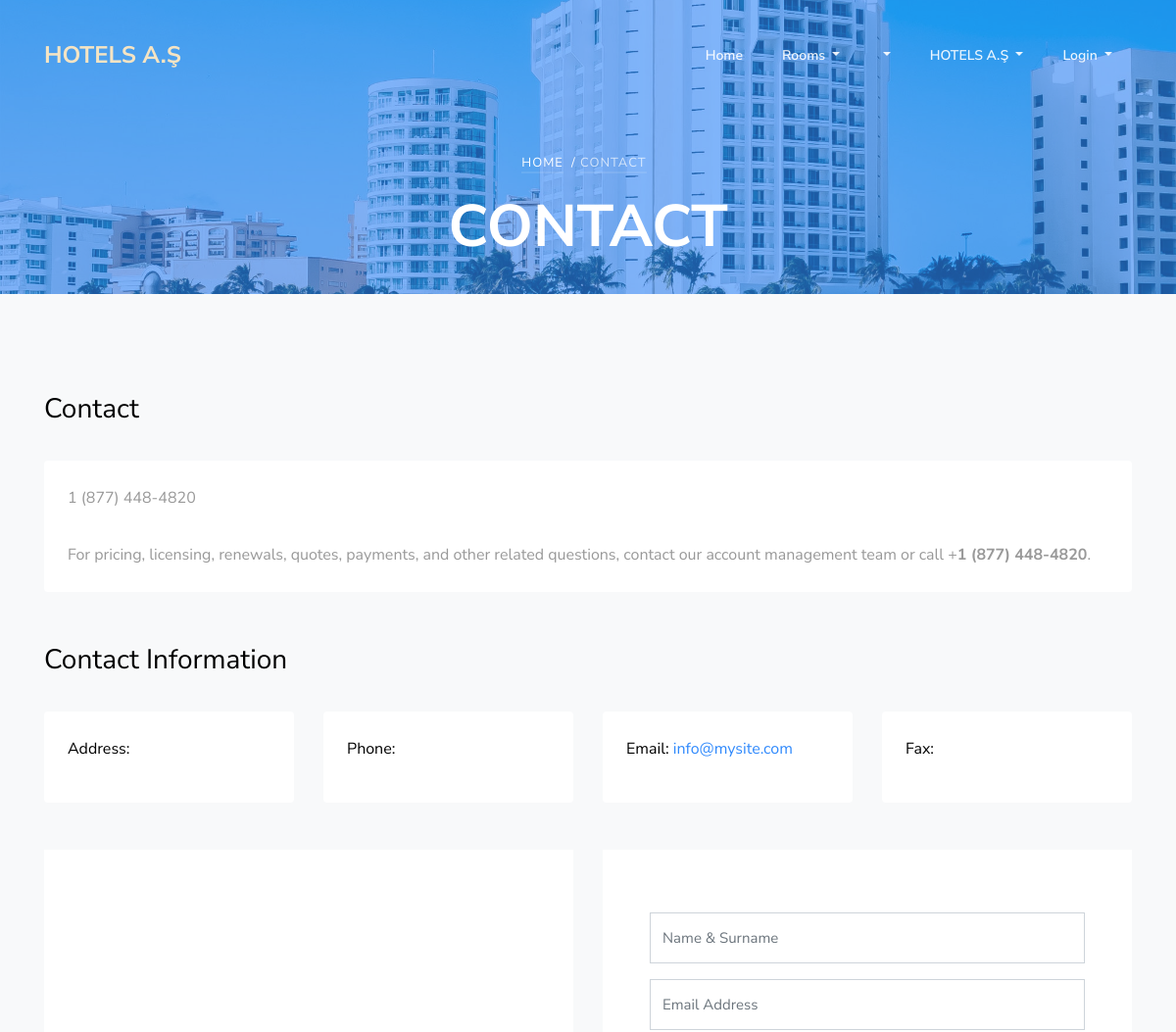
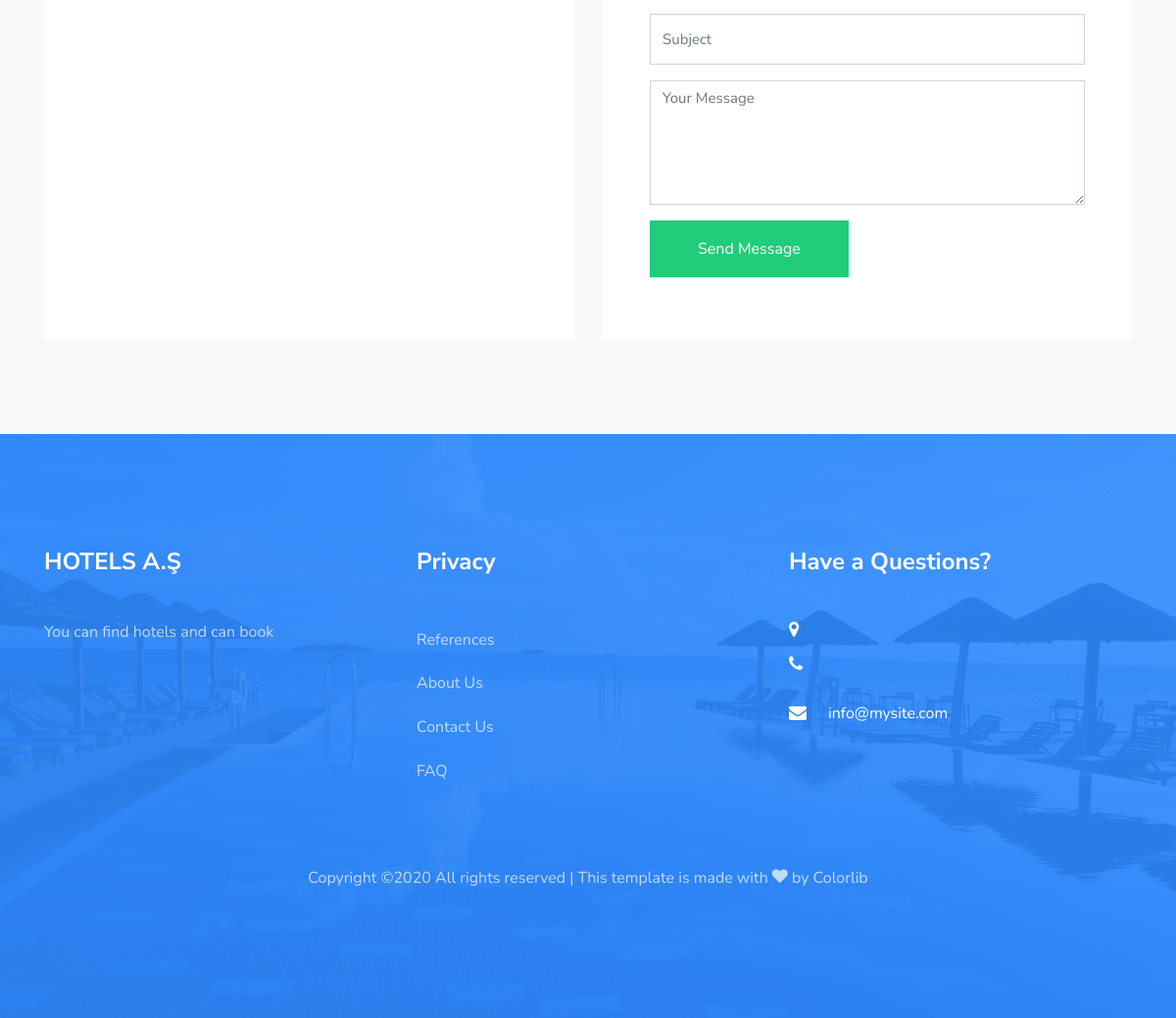
/contact/, run on an earlier commit of the app's database (2 pictures, top to bottom).
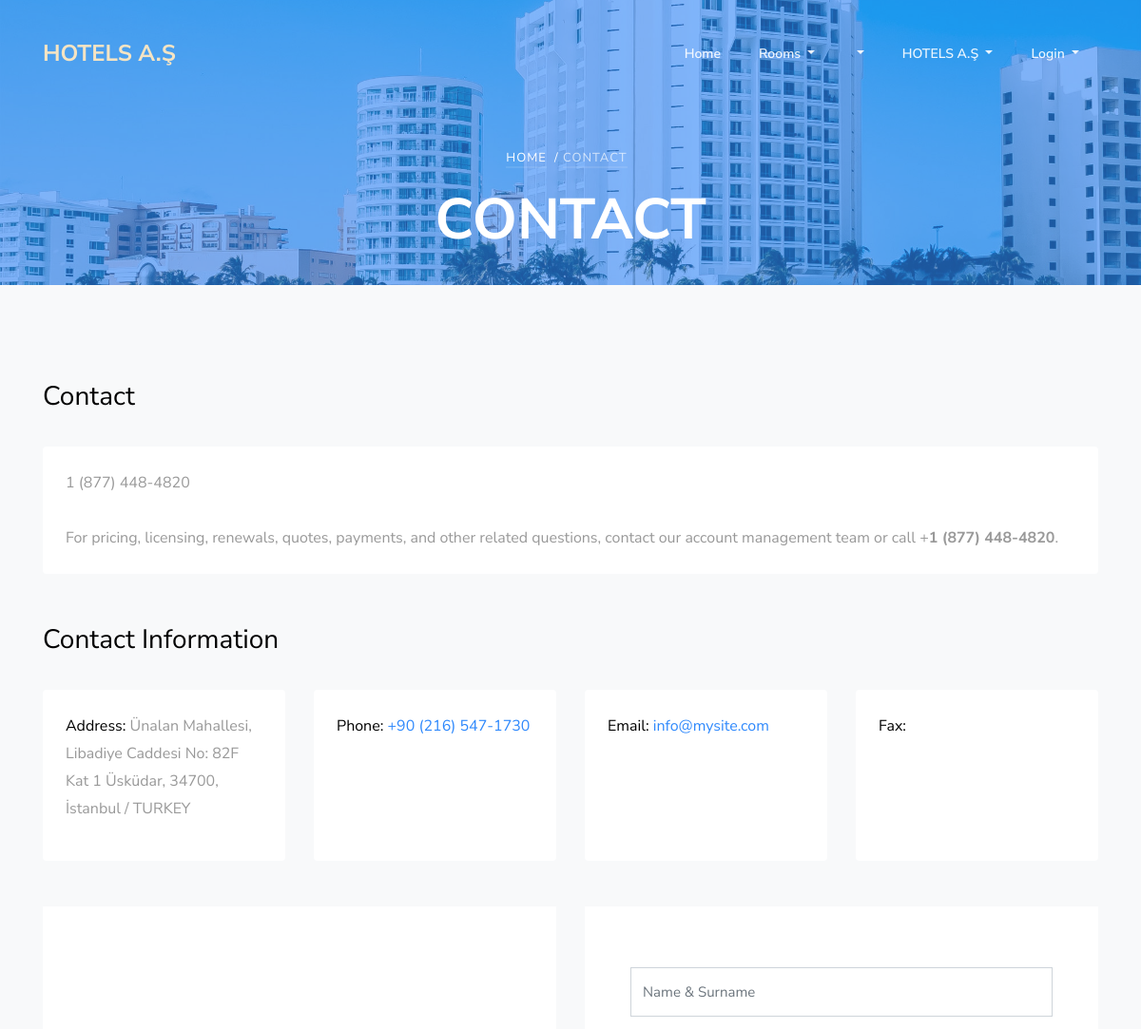
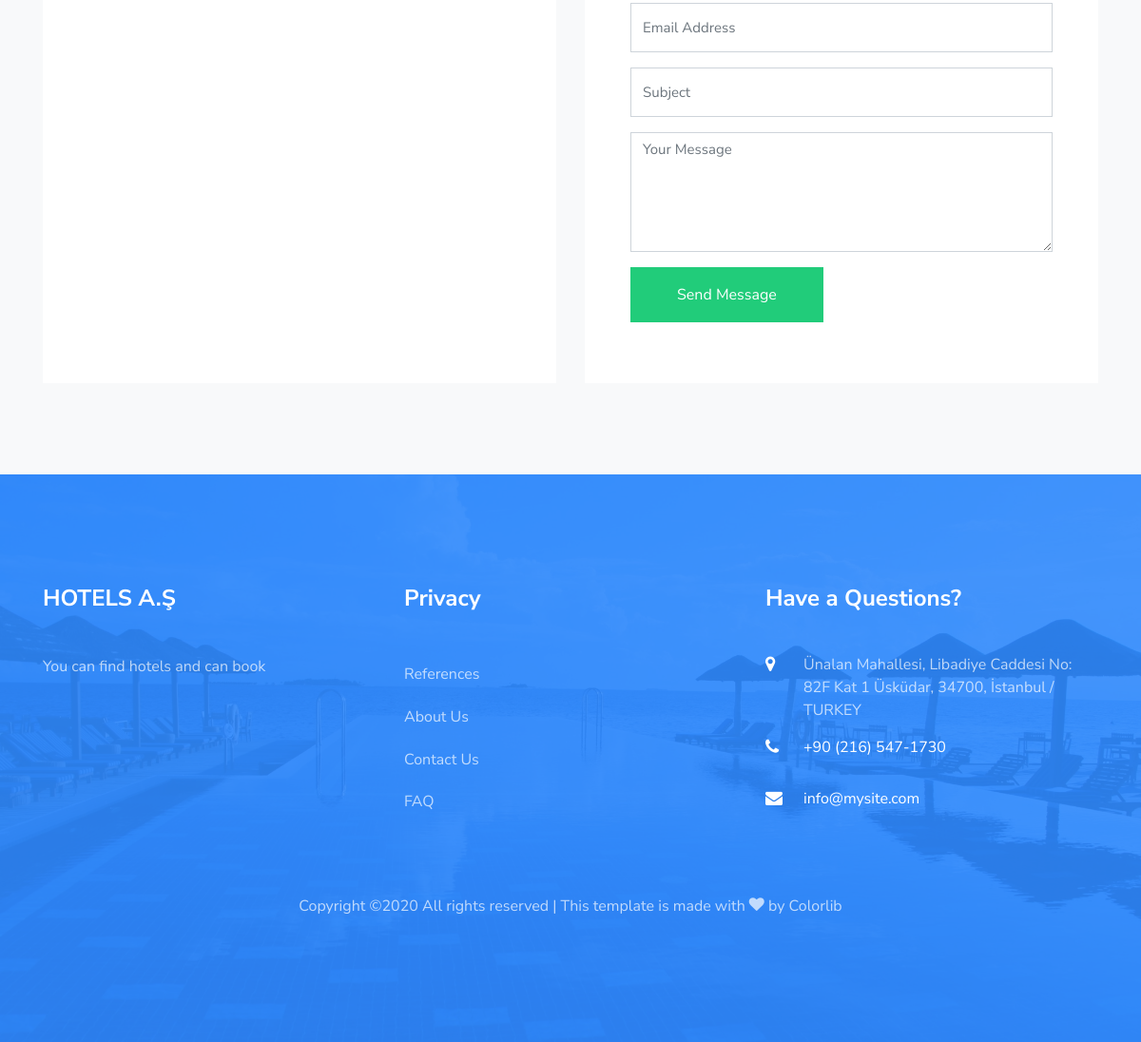
And on a later commit of the database (2 pictures, top to bottom).
### home/models.py (models this page shows, shortened)
class Setting(models.Model):
    title = models.CharField(max_length=200)
    keywords = models.CharField(max_length=255)
    description = models.CharField(max_length=255)
    company = models.CharField(max_length=80)
    address = models.CharField(max_length=255, blank=True)
    phone = models.CharField(max_length=20, blank=True)
    fax = models.CharField(max_length=20, blank=True)
    email = models.EmailField()
    smtpserver = models.CharField(max_length=255, blank=True)
    smtpemail = models.EmailField(blank=True)
    smtppassword = models.CharField(max_length=50, blank=True)
    smtpport = models.IntegerField(blank=True, null=True)
    image = models.ImageField(blank=True, upload_to='images/')
    facebook = models.CharField(max_length=80, blank=True)
    instagram = models.CharField(max_length=80, blank=True)
    twitter = models.CharField(max_length=80, blank=True)
    aboutus = RichTextUploadingField()
    contact = RichTextUploadingField()
    references = RichTextUploadingField()
    status = models.CharField(blank=True, max_length=5, choices=STATUS)
    created_at = models.DateTimeField(auto_now_add=True)
    updated_at = models.DateTimeField(auto_now=True)

### home/views.py (the view, shortened to what this page needs)
# urls.py: path('contact/', views.contact, name="contact"),
def contact(request):
    setting = Setting.objects.first()
    page = 'Contact'
    category = Category.objects.filter(status=True)
    menu = Menu.objects.filter(status=True)
    form = ContactForm()
    context = {
        'setting': setting,
        'form': form,
        'page': page,
        'category': category,
        'menu': menu,
    }
    return render(request, 'contact.html', context)

### home/models.py
class ContactForm(ModelForm):
    class Meta:
        model = ContactFormMessage
        fields = ('name', 'email', 'subject', 'message')
        widgets = {
            'name': TextInput(attrs={'class': 'form-control', 'placeholder': 'Name & Surname'}),
            'subject': TextInput(attrs={'class': 'form-control', 'placeholder': 'Subject'}),
            'email': EmailInput(attrs={'class': 'form-control', 'placeholder': 'Email Address'}),
            'message': Textarea(attrs={'class': 'form-control', 'placeholder': 'Your Message', 'rows': '5'}),
        }

### home/templates/contact.html (shortened to what this page needs)
{% extends 'homebase.html' %}
{% load static %}
{% block content %}
    <section class="ftco-section contact-section bg-light">
      <div class="container">
       <div class="row d-flex mb-5 contact-info">
        <div class="col-md-12 mb-4">
          <h2 class="h3">Contact</h2>
        </div>
          <div class="col-md-12 d-flex">
          	<div class="info rounded bg-white p-4">
              {{setting.contact|safe}}
            </div>
          </div>
        </div>
        <div class="row d-flex mb-5 contact-info">
          <div class="col-md-12 mb-4">
            <h2 class="h3">Contact Information</h2>
          </div>
          <div class="col-md-3 d-flex">
          	<div class="info rounded bg-white p-4">
	            <p><span>Address:</span> {{ setting.address }}</p>
	          </div>
          </div>
          <div class="col-md-3 d-flex">
          	<div class="info rounded bg-white p-4">
	            <p><span>Phone:</span> <a href="tel://{{ setting.phone }}"> {{ setting.phone }}</a></p>
	          </div>
          </div>
          <div class="col-md-3 d-flex">
          	<div class="info rounded bg-white p-4">
	            <p><span>Email:</span> <a href="mailto:{{ setting.email }}">{{ setting.email }}</a></p>
	          </div>
          </div>
          <div class="col-md-3 d-flex">
          	<div class="info rounded bg-white p-4">
	            <p><span>Fax:</span> <a href="fax:{{ setting.fax }}">{{ setting.fax }}</a></p>
	          </div>
          </div>
        </div>
        <div class="row block-9">
          <div class="col-md-6 order-md-last d-flex">
            <form action="" method="post" class="bg-white p-5 contact-form">
              <div class="form-group">
                {{form.name}}
              </div>
              <div class="form-group">
                {{form.email}}
              </div>
              <div class="form-group">
                {{form.subject}}
              </div>
              <div class="form-group">
                {{form.message}}
              </div>
              <div class="form-group">
                <input type="submit" value="Send Message" class="btn btn-primary py-3 px-5">
              </div>
            </form>
          </div>
          <div class="col-md-6 d-flex">
          	<div id="map" class="bg-white"></div>
          </div>
        </div>
      </div>
    </section>
{% endblock  %}

### home/templates/header.html (shortened to what this page needs)
{% load static %}
<nav class="navbar navbar-expand-lg navbar-dark ftco_navbar bg-dark ftco-navbar-light" id="ftco-navbar">
  <div class="container">
    <a class="navbar-brand" href="/"><span>{{ setting.company|linebreaksbr }}</span></a>
    <div class="collapse navbar-collapse" id="ftco-nav">
      <ul class="navbar-nav ml-auto">
        <li class="nav-item"><a href="/" class="nav-link">Home</a></li>
        <li class="nav-item dropdown">
            <a class="dropdown-toggle nav-link" href="{% url 'all-category'%}" id="dropdownMenuLink" aria-haspopup="true" aria-expanded="false">
              Rooms
            </a>
        </li>
        {% if menu %}
        {% load mptt_tags %}
        {% recursetree menu %}
            <li {% if not node.is_leaf_node %} class="nav-item dropdown"{% endif %}>
                <a class="{% if not node.is_leaf_node %}dropdown-toggle nav-link{% else %}dropdown-item{% endif %} " href="{% if node.is_leaf_node %}{% url 'menu' node.id %}{% endif %}" {% if not node.is_leaf_node %} data-toggle="dropdown" {% endif %} id="dropdownMenuLink" aria-haspopup="true" aria-expanded="false">
                </a>
            </li>
        {% endrecursetree %}
        {% endif %}
        <li class="nav-item dropdown">
            <a class="dropdown-toggle nav-link" href="#" id="dropdownMenuLink" aria-haspopup="true" aria-expanded="false">
              {{setting.company}}
            </a>
        </li>
      </ul>
      <ul class="navbar-nav mr-right">
      {% if user.id is None %}
        <li class="nav-item dropdown">
            <a class="nav-link dropdown-toggle" href="" id="navbarDropdownMenuLink" data-toggle="dropdown" aria-haspopup="true" aria-expanded="false">
            Login
            </a>
        </li>
      {% endif %}
      </ul>
    </div>
  </div>
</nav>
{% if page != 'index' %}
<div class="hero-wrap" style="background-image: url({% static 'assets/images/bg_3.jpg' %});">
  <div class="overlay"></div>
  <div class="container">
    <div class="row no-gutters slider-text d-flex align-itemd-center justify-content-center">
      <div class="col-md-9 ftco-animate text-center d-flex align-items-end justify-content-center">
      	<div class="text">
          <p class="breadcrumbs mb-2"><span class="mr-2"><a href="{% url 'index' %}">Home</a></span>/ {% if page.lower == 'room' %}<span class="mr-2"><a href="{% url 'hotel' room.hotel_id.id room.hotel_id.slug %}">{{room.hotel_id}} /</a></span><span class="mr-2">{{room.title}}</span>{% else %}<span class="mr-2">{{page}}</span>{% endif %}</p>
          <h1 class="mb-4 bread">{% if page.lower == 'room' %}{{room}} {% else %} {{page.upper}}{% endif %}</h1>
        </div>
      </div>
    </div>
  </div>
</div>
{% endif %}

### home/templates/footer.html (shortened to what this page needs)
{% load static %}
<footer class="ftco-footer ftco-section img" style="background-image: url({% static 'assets/images/bg_4.jpg)' %};">
	<div class="overlay"></div>
  <div class="container">
    <div class="row mb-5">
      <div class="col-md">
        <div class="ftco-footer-widget mb-4">
          <h2 class="ftco-heading-2">{{setting.company}}</h2>
          <p>{{setting.description}}</p>
          <ul class="ftco-footer-social list-unstyled float-md-left float-lft mt-5">
          </ul>
        </div>
      </div>
      <div class="col-md">
         <div class="ftco-footer-widget mb-4">
          <h2 class="ftco-heading-2">Privacy</h2>
          <ul class="list-unstyled">
            <li><a href="/references" class="py-2 d-block">References</a></li>
            <li><a href="/aboutus" class="py-2 d-block">About Us</a></li>
            <li><a href="/contact" class="py-2 d-block">Contact Us</a></li>
            <li><a href="/faq" class="py-2 d-block">FAQ</a></li>
          </ul>
        </div>
      </div>
      <div class="col-md">
        <div class="ftco-footer-widget mb-4">
        	<h2 class="ftco-heading-2">Have a Questions?</h2>
        	<div class="block-23 mb-3">
              <ul>
                <li><span class="icon icon-map-marker"></span><span class="text">{{setting.address}}</span></li>
                <li><a href="tel://{{setting.phone}}"><span class="icon icon-phone"></span><span class="text">{{setting.phone}}</span></a></li>
                <li><a href="mailto:{{setting.email}}"><span class="icon icon-envelope"></span><span class="text">{{setting.email}}</span></a></li>
              </ul>
            </div>
        </div>
      </div>
    </div>
    <div class="row">
      <div class="col-md-12 text-center">
        <p>
  Copyright &copy;<script>document.write(new Date().getFullYear());</script> All rights reserved | This template is made with <i class="icon-heart color-danger" aria-hidden="true"></i> by <a href="https://colorlib.com" target="_blank">Colorlib</a>
  </p>
      </div>
    </div>
</div>
</footer>

What changed in the data, as far as the page shows it:
changed Setting "HOTELS A.Ş": address (not shown) → "Ünalan Mahallesi, Libadiye Caddesi No: 82F Kat 1 Üsküdar, 34700, İstanbul / TURKEY"; phone (not shown) → "+90 (216) 547-1730"
